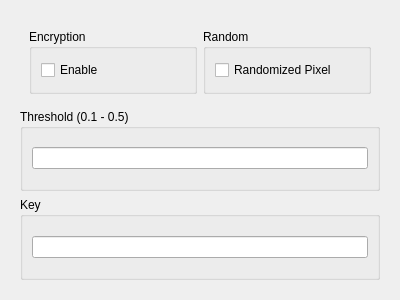
<?xml version="1.0" encoding="UTF-8"?>
<ui version="4.0">
 <class>Form</class>
 <widget class="QWidget" name="Form">
  <property name="geometry">
   <rect>
    <x>0</x>
    <y>0</y>
    <width>400</width>
    <height>300</height>
   </rect>
  </property>
  <property name="windowTitle">
   <string>Form</string>
  </property>
  <layout class="QHBoxLayout" name="horizontalLayout">
   <item>
    <widget class="QWidget" name="widget_3" native="true">
     <layout class="QVBoxLayout" name="verticalLayout_6">
      <item>
       <widget class="QWidget" name="widget" native="true">
        <layout class="QHBoxLayout" name="horizontalLayout_5">
         <item>
          <widget class="QGroupBox" name="groupBox">
           <property name="title">
            <string>Encryption</string>
           </property>
           <layout class="QVBoxLayout" name="verticalLayout_2">
            <item>
             <widget class="QCheckBox" name="checkBox">
              <property name="text">
               <string>Enable</string>
              </property>
             </widget>
            </item>
           </layout>
          </widget>
         </item>
         <item>
          <widget class="QGroupBox" name="groupBox_3">
           <property name="title">
            <string>Random</string>
           </property>
           <layout class="QVBoxLayout" name="verticalLayout_4">
            <item>
             <widget class="QCheckBox" name="checkBox_2">
              <property name="text">
               <string>Randomized Pixel</string>
              </property>
             </widget>
            </item>
           </layout>
          </widget>
         </item>
        </layout>
       </widget>
      </item>
      <item>
       <widget class="QGroupBox" name="groupBox_2">
        <property name="title">
         <string>Threshold (0.1 - 0.5)</string>
        </property>
        <layout class="QVBoxLayout" name="verticalLayout">
         <item>
          <widget class="QLineEdit" name="lineEdit_2"/>
         </item>
        </layout>
       </widget>
      </item>
      <item>
       <widget class="QGroupBox" name="groupBox_4">
        <property name="title">
         <string>Key</string>
        </property>
        <layout class="QHBoxLayout" name="horizontalLayout_2">
         <item>
          <widget class="QLineEdit" name="lineEdit"/>
         </item>
        </layout>
       </widget>
      </item>
     </layout>
    </widget>
   </item>
  </layout>
 </widget>
 <resources/>
 <connections/>
</ui>
